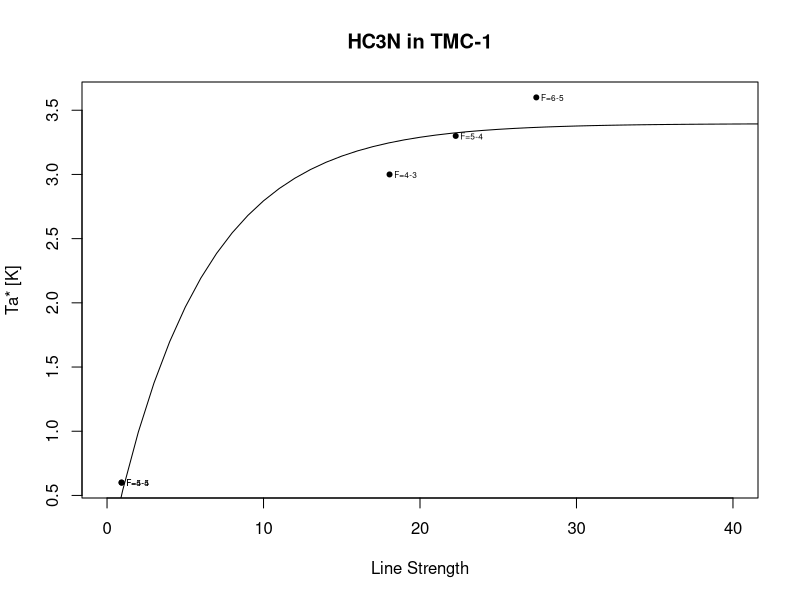

This chart was generated by the following R code:
lineLabel <- c('F=5-5','F=4-3','F=5-4','F=6-5','F=4-4')
restFreq  <- c(45488.8368, 45490.2614, 45490.3137, 45490.3373, 45492.1085)
lineStrength <- c(0.928, 18.053, 22.282, 27.432, 0.928)
Ta <- c(0.6, 3.0, 3.3, 3.6, 0.6)
HC3N <- data.frame( label=lineLabel, freq=restFreq, strength=lineStrength, Ta=Ta)
#vplot <- (args$restFreq - HC3N$freq) / args$restFreq * 299792.458 + args$trackVel
# aplot <- 2.5* HC3N$strength / max(HC3N$strength)
#aplot <- 0.1* HC3N$strength / max(HC3N$strength)
#arrows( vplot, rep(0.0, length(vplot)), vplot, aplot, angle=90, length=0, col='blue')
#text(vplot, aplot, lineLabel, srt=45, adj=0, cex=0.5)
plot(HC3N$strength, HC3N$Ta, pch=20, xlab='Line Strength', ylab='Ta* [K]', main='HC3N in TMC-1', xlim=c(0,40))
text(lineStrength, Ta, lineLabel, adj=-0.2, cex=0.5)
fit <- nls(formula = Ta ~ a * (1.0 - exp(-b* lineStrength)), start=list(a=5.8, b=0.1))
x <- 0:90
lines(x, predict(fit, data.frame(lineStrength = x)))
